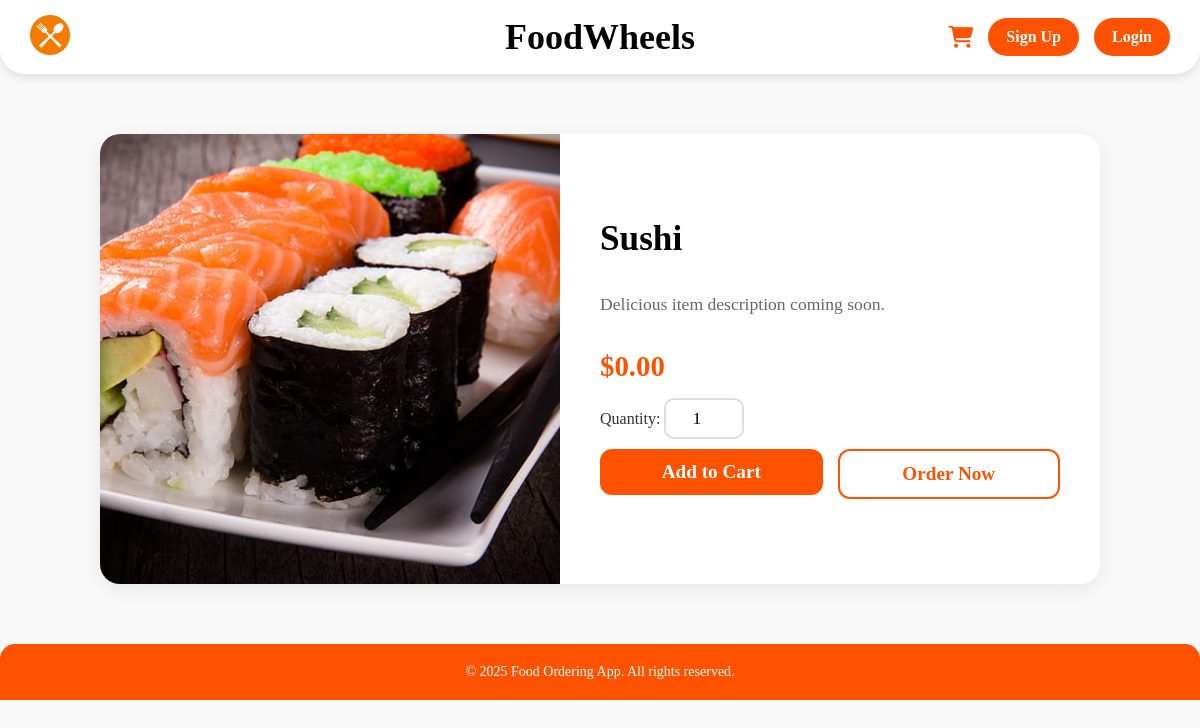
Screenshot of /item/6 with the database file from the repository.
### app.py (models this page shows)
class FoodItem(db.Model):
    id = db.Column(db.Integer, primary_key=True)
    name = db.Column(db.String(100), nullable=False)
    tag = db.Column(db.String(50), nullable=False)
    sub_tag = db.Column(db.String(50), nullable=True)
    price = db.Column(db.Float, nullable=False)
    image_file = db.Column(db.String(100), nullable=False)
    description = db.Column(db.String(255), nullable=True)
    order_items = db.relationship('OrderItem', backref='food_item', lazy=True)

### app.py (the view)
@app.route('/item/<int:item_id>')
def item_details(item_id):
    user_data = None
    if 'user' in session:
        user_data = User.query.filter_by(email=session['user']).first()
    item = FoodItem.query.get_or_404(item_id)
    return render_template('item_details.html', user=user_data, item=item)

### templates/item_details.html (shortened to what this page needs)
<!DOCTYPE html>
<html lang="en">
<head>
    <link rel="stylesheet" href="{{ url_for('static', filename='item_details.css') }}">
    <link rel="stylesheet" href="https://cdnjs.cloudflare.com/ajax/libs/font-awesome/6.5.1/css/all.min.css">
</head>
<body>
    <header>
        <div class="logo">
            <a href="{{ url_for('home') }}">
                <img src="{{ url_for('static', filename='images/logo.webp') }}" alt="Logo">
            </a>
        </div>
        <div class="title">
            <h2>FoodWheels</h2>
        </div>
        <div class="auth-buttons">
            <a href="{{ url_for('cart_page') }}" class="cart-icon">
                <i class="fa-solid fa-cart-shopping"></i>
            </a>
            {% if user %}
                <div class="dropdown">
                    <button class="btn account-btn">Hi, {{ user.first_name }}</button>
                    <div class="dropdown-content">
                        <a href="{{ url_for('my_orders') }}">My Orders</a>
                        <a href="{{ url_for('my_bookings') }}">My Bookings</a>
                        <a href="{{ url_for('logout') }}">Logout</a>
                    </div>
                </div>
            {% else %}
                <a href="{{ url_for('signup') }}" class="btn">Sign Up</a>
                <a href="{{ url_for('login') }}" class="btn">Login</a>
            {% endif %}
        </div>
    </header>
    <div class="details-container">
        <div class="details-image">
            <img src="{{ url_for('static', filename='images/' + item.image_file) }}" alt="{{ item.name }}">
        </div>
        <div class="details-info">
            <h1>{{ item.name }}</h1>
            <p class="description">
                {{ item.description or 'Delicious item description coming soon.' }}
            </p>
            <p class="price">${{ "%.2f"|format(item.price) }}</p>
            <div classs="quantity-selector-container">
                <label for="quantity">Quantity:</label>
                <input type="number" id="quantity" name="quantity" value="1" min="1"
                       form="add-to-cart-form" class="quantity-input">
            </div>
            <div class="button-container">
                <form method="POST" action="{{ url_for('add_to_cart', item_id=item.id) }}" id="add-to-cart-form">
                    <button type="submit" class="add-to-cart-btn">
                        Add to Cart
                    </button>
                </form>
                <form method="POST" action="{{ url_for('order_now', item_id=item.id) }}" id="order-now-form">
                    <button type="submit" class="order-now-btn">
                        Order Now
                    </button>
                </form>
            </div>
        </div>
    </div>
    <footer>
        <p>&copy; 2025 Food Ordering App. All rights reserved.</p>
    </footer>
</body>
</html>

### static/item_details.css (style rules this page uses)
body { font-family: 'Chewy', cursive; background-color: #f9f9f9; color: #333; margin: 0; padding: 0; }
header { display: flex; align-items: center; justify-content: space-between; padding: 15px 30px; background: #ffffff; border-radius: 0 0 25px 25px; box-shadow: 0 4px 10px rgba(0, 0, 0, 0.1); position: relative; }
header .title { position: absolute; left: 50%; transform: translateX(-50%); font-size: 1.5rem; font-weight: bold; color: #000; }
header .logo img { width: 40px; }
.details-container { display: flex; max-width: 1000px; margin: 60px auto; background: #fff; border-radius: 20px; box-shadow: 0 5px 20px rgba(0,0,0,0.08); overflow: hidden; }
.details-image { flex: 1; height: 450px; }
.details-image img { width: 100%; height: 100%; object-fit: cover; display: block; }
.details-info { flex: 1; padding: 40px; display: flex; flex-direction: column; justify-content: center; }
.details-info h1 { font-size: 2.2rem; color: #000; margin-top: 0; margin-bottom: 15px; }
.details-info .description { font-size: 1.1rem; line-height: 1.5; color: #666; }
.details-info .price { font-size: 1.8rem; font-weight: bold; color: #FF5200; margin: 15px 0; }
.quantity-input { width: 60px; padding: 8px; font-size: 1.1rem; text-align: center; border: 2px solid #ddd; border-radius: 10px; font-family: 'Chewy', cursive; outline: none; }
.button-container { display: flex; gap: 15px; margin-top: 10px; }
.button-container form { flex: 1; }
.add-to-cart-btn, .order-now-btn { display: block; width: 100%; padding: 12px 20px; font-size: 1.2rem; font-weight: bold; border-radius: 12px; cursor: pointer; transition: all 0.3s; font-family: 'Chewy', cursive; text-decoration: none; text-align: center; }
.add-to-cart-btn { background-color: #FF5200; color: #fff; border: none; }
.order-now-btn { color: #FF5200; background-color: #fff; border: 2px solid #FF5200; }
footer { text-align: center; padding: 20px; background: #FF5200; color: white; margin-top: 60px; border-radius: 15px 15px 0 0; }
footer p { font-size: 14px; margin: 0; }
.auth-buttons { display: flex; align-items: center; gap: 15px; }
.auth-buttons .btn { padding: 10px 18px; text-decoration: none; background-color: #FF5200; color: #fff; border-radius: 25px; font-weight: bold; font-family: 'Chewy', cursive; font-size: 1rem; transition: background-color 0.3s; }
.cart-icon i { color: #FF5200 !important; font-size: 22px; transition: color 0.3s; }

### rows the page displays
FoodItem: image_file (picture), name "Sushi", description "Delicious item description coming soon.", price "0.00"
